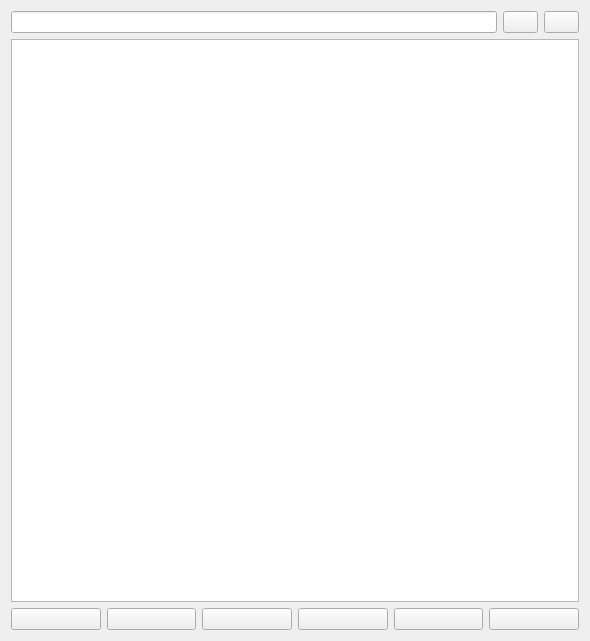
<?xml version="1.0" encoding="UTF-8"?>
<ui version="4.0">
 <class>mainwindow2</class>
 <widget class="QMainWindow" name="mainwindow2">
  <property name="geometry">
   <rect>
    <x>0</x>
    <y>0</y>
    <width>590</width>
    <height>641</height>
   </rect>
  </property>
  <property name="windowTitle">
   <string>mainwindow2</string>
  </property>
  <property name="styleSheet">
   <string notr="true">QListWidget{
	font: 16pt &quot;Cantarell&quot;;
}</string>
  </property>
  <widget class="QWidget" name="centralWidget">
   <layout class="QGridLayout" name="gridLayout">
    <item row="0" column="0">
     <layout class="QVBoxLayout" name="verticalLayout">
      <item>
       <layout class="QHBoxLayout" name="horizontalLayout_3">
        <item>
         <widget class="QLineEdit" name="lineEdit"/>
        </item>
        <item>
         <widget class="QPushButton" name="bBuscar">
          <property name="minimumSize">
           <size>
            <width>35</width>
            <height>0</height>
           </size>
          </property>
          <property name="maximumSize">
           <size>
            <width>35</width>
            <height>16777215</height>
           </size>
          </property>
          <property name="text">
           <string/>
          </property>
         </widget>
        </item>
        <item>
         <widget class="QPushButton" name="bImprimir">
          <property name="maximumSize">
           <size>
            <width>35</width>
            <height>16777215</height>
           </size>
          </property>
          <property name="text">
           <string/>
          </property>
         </widget>
        </item>
       </layout>
      </item>
      <item>
       <widget class="QTextEdit" name="editor"/>
      </item>
      <item>
       <layout class="QHBoxLayout" name="horizontalLayout_2">
        <item>
         <widget class="QPushButton" name="saves">
          <property name="text">
           <string/>
          </property>
         </widget>
        </item>
        <item>
         <widget class="QPushButton" name="negrita">
          <property name="text">
           <string/>
          </property>
         </widget>
        </item>
        <item>
         <widget class="QPushButton" name="subButton">
          <property name="text">
           <string/>
          </property>
         </widget>
        </item>
        <item>
         <widget class="QPushButton" name="listaB">
          <property name="text">
           <string/>
          </property>
         </widget>
        </item>
        <item>
         <widget class="QPushButton" name="bEncrip">
          <property name="text">
           <string/>
          </property>
         </widget>
        </item>
        <item>
         <widget class="QPushButton" name="etiquet">
          <property name="text">
           <string/>
          </property>
         </widget>
        </item>
       </layout>
      </item>
     </layout>
    </item>
   </layout>
  </widget>
 </widget>
 <layoutdefault spacing="6" margin="11"/>
 <resources/>
 <connections/>
</ui>
